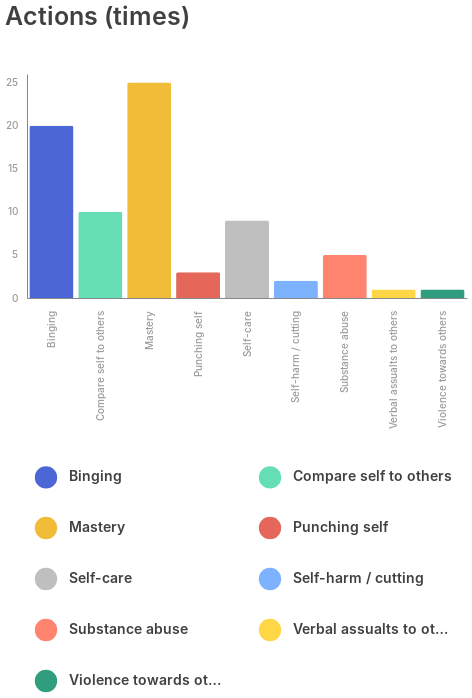

The Vega-Lite source for this figure:
### Vega-Lite specification from a JSON file in a GitHub repository (floating-point values rounded to 4 significant figures)
{"$schema": "https://vega.github.io/schema/vega-lite/v4.json", "description": "A basic bar chart example, with value labels shown upon mouse hover.", "width": 440, "height": 224, "padding": 5, "title": "Actions (times)", "data": {"values": [{"action": "Self-care", "count": 9}, {"action": "Punching self", "count": 3}, {"action": "Binging", "count": 20}, {"action": "Violence towards others", "count": 1}, {"action": "Substance abuse", "count": 5}, {"action": "Mastery", "count": 25}, {"action": "Self-harm / cutting", "count": 2}, {"action": "Verbal assualts to others", "count": 1}, {"action": "Compare self to others", "count": 10}]}, "selection": {"action": {"type": "multi", "fields": ["action"], "bind": "legend"}}, "mark": "bar", "encoding": {"x": {"field": "action", "type": "nominal", "title": null, "axis": {"labelAngle": -90, "tickOffset": 0, "labelAlign": "right", "labelBaseline": "middle", "labelColor": "rgba(0, 0, 0, 0.4)", "labelFont": "Inter", "labelFontWeight": 500, "labelFontSize": 10, "ticks": false, "labelPadding": 12, "gridColor": "#C8C8C8", "gridWidth": 2, "grid": false}}, "y": {"field": "count", "type": "quantitative", "title": null, "axis": {"labelColor": "rgba(0, 0, 0, 0.4)", "labelFont": "Inter", "labelFontWeight": 500, "labelFontSize": 10, "ticks": false, "labelPadding": 10, "tickCount": 6, "gridColor": "#C8C8C8", "gridWidth": 2, "grid": false}}, "color": {"field": "action", "type": "ordinal", "scale": {"range": ["#4C66D6", "#65DEB4", "#F1BD39", "#E46759", "rgba(0, 0, 0, 0.25)", "#7DB2FF", "#FE8470", "#FFD645", "#2F9D7E"]}}, "opacity": {"condition": {"selection": "action", "value": 1}, "value": 0}, "strokeWidth": {"value": 2}}, "config": {"view": {"stroke": "transparent"}, "mark": {"cornerRadiusTopLeft": 2, "cornerRadiusTopRight": 2}, "title": {"color": "rgba(0, 0, 0, 0.75)", "fontSize": 25, "font": "Inter", "fontWeight": 600, "align": "left", "anchor": "start", "dy": -40}, "legend": {"title": null, "orient": "bottom", "columns": 2, "labelColor": "rgba(0, 0, 0, 0.75)", "labelFont": "Inter", "labelFontSize": 14, "labelFontWeight": 600, "rowPadding": 20, "columnPadding": 30, "symbolStrokeWidth": 15, "symbolSize": 500, "symbolType": "circle", "offset": 30}}}
